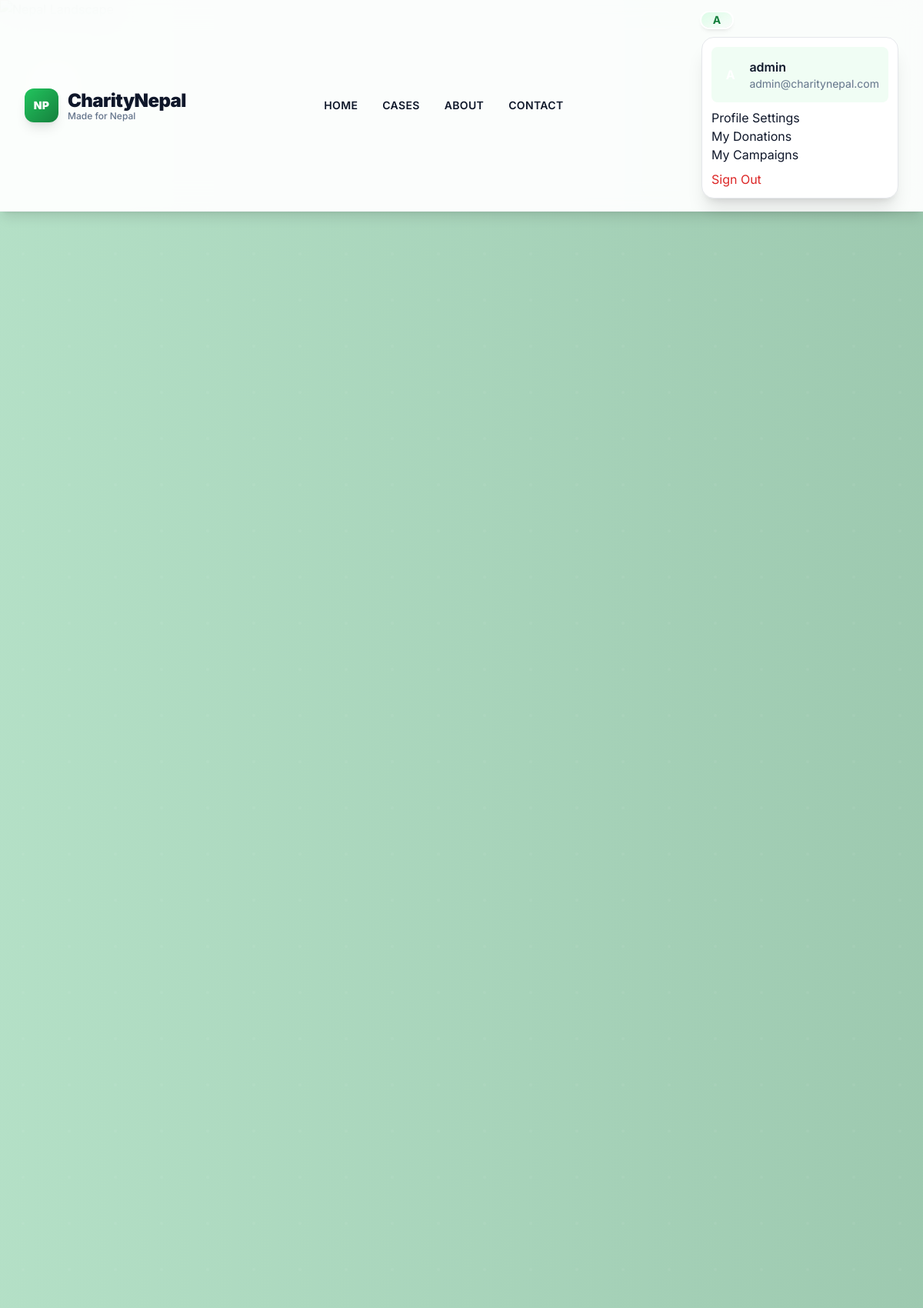
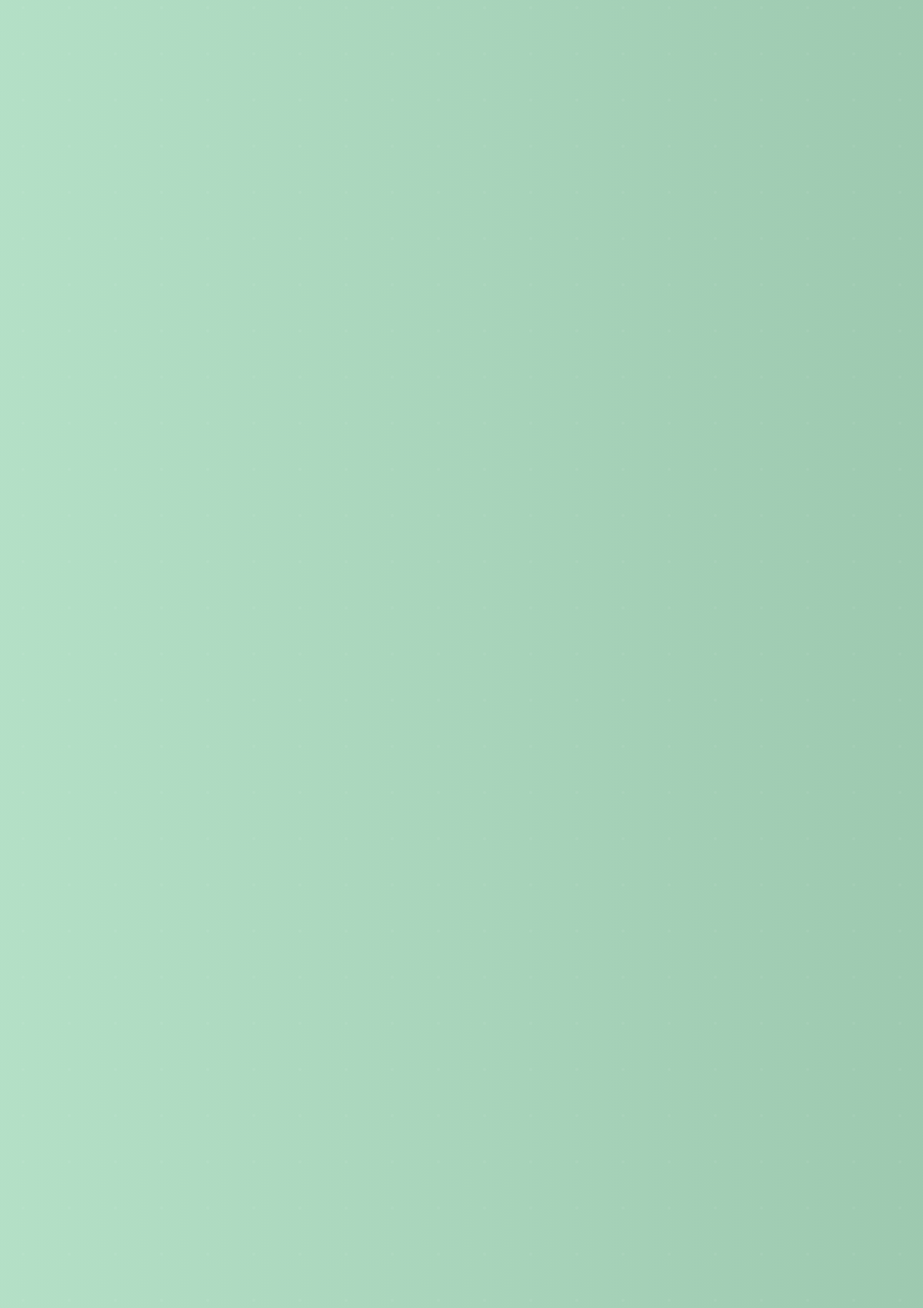
The page / (signed in, upper part) on the database its author committed (2 pictures, top to bottom).
### users/models.py (models this page shows, shortened)
class User(AbstractUser):
    ROLE_CHOICES = [
        ("donor", "Donor"),
        ("admin", "Admin"),
    ]
    email = models.EmailField(unique=True)
    role = models.CharField(max_length=10, choices=ROLE_CHOICES, default="donor")
    phone = models.CharField(max_length=15, blank=True, null=True)
    address = models.TextField(blank=True, null=True)
    created_at = models.DateTimeField(auto_now_add=True)
    updated_at = models.DateTimeField(auto_now=True)
    is_verified = models.BooleanField(default=False)
    USERNAME_FIELD = "email"
    REQUIRED_FIELDS = ["username", "first_name", "last_name"]
    class Meta:
        db_table = "users"
        ordering = ["-created_at"]

### templates/home.html (shortened to what this page needs)
{% extends 'base.html' %}
{% load static %}
{% block content %}
    <section id="home" class="relative min-h-screen flex items-center justify-center overflow-hidden">
        <div class="absolute inset-0">
        </div>
        <div class="absolute inset-0 hero-pattern"></div>
        <div class="absolute top-20 left-10 animate-float">
            <div class="w-16 h-16 bg-white/10 rounded-full flex items-center justify-center">
            </div>
        </div>
        <div class="absolute top-32 right-16 animate-float" style="animation-delay: -2s;">
            <div class="w-12 h-12 bg-white/10 rounded-full flex items-center justify-center">
            </div>
        </div>
    </section>
{% endblock %}

### templates/base.html (shortened to what this page needs)
{% load static %}
<!DOCTYPE html>
<html lang="en" data-theme="light">
<head>
    <script src="https://cdn.tailwindcss.com"></script>
    <link href="https://cdnjs.cloudflare.com/ajax/libs/font-awesome/6.4.0/css/all.min.css" rel="stylesheet">
</head>
<body class="font-sans text-cn-dark overflow-x-hidden bg-slate-50">
    <nav class="fixed w-full z-50 bg-white/95 backdrop-blur-lg shadow-lg border-b border-gray-100 transition-all duration-300">
        <div class="max-w-7xl mx-auto px-4 sm:px-6 lg:px-8">
            <div class="flex justify-between items-center py-4">
                <div class="flex items-center space-x-3">
                    <div class="w-11 h-11 bg-gradient-to-br from-cn-green-500 to-cn-green-700 rounded-xl flex items-center justify-center shadow-lg transform hover:scale-105 transition-transform duration-200">
                        <span class="text-white font-black text-sm tracking-wide">NP</span>
                    </div>
                    <div class="flex flex-col">
                        <span class="text-2xl font-black text-cn-dark tracking-tight">CharityNepal</span>
                        <span class="text-xs text-cn-muted font-medium -mt-1">Made for Nepal</span>
                    </div>
                </div>
                <div class="hidden md:flex items-center space-x-8">
                    <a href="{% url 'home' %}" class="text-cn-dark hover:text-cn-green-600 transition-colors duration-200 font-semibold text-sm uppercase tracking-wide relative group">
                        Home
                    </a>
                    <a href="{% url 'cases:list' %}" class="text-cn-dark hover:text-cn-green-600 transition-colors duration-200 font-semibold text-sm uppercase tracking-wide relative group">
                        Cases
                    </a>
                    <a href="#" class="text-cn-dark hover:text-cn-green-600 transition-colors duration-200 font-semibold text-sm uppercase tracking-wide relative group">
                        About
                    </a>
                    <a href="#" class="text-cn-dark hover:text-cn-green-600 transition-colors duration-200 font-semibold text-sm uppercase tracking-wide relative group">
                        Contact
                    </a>
                </div>
                <div class="flex items-center space-x-3">
                    {% if user.is_authenticated %}
                        <div class="dropdown dropdown-end">
                            <div tabindex="0" role="button" class="btn btn-ghost btn-circle avatar">
                                <div class="w-10 rounded-full bg-gradient-to-br from-cn-green-100 to-cn-green-200 flex items-center justify-center ring-2 ring-white shadow-md">
                                    <span class="text-cn-green-700 font-bold text-sm">
                                        {{ user.first_name|first|upper|default:user.username|first|upper }}{{ user.last_name|first|upper }}
                                    </span>
                                </div>
                            </div>
                            <ul tabindex="0" class="mt-3 z-[1] p-3 shadow-xl menu menu-sm dropdown-content bg-white rounded-2xl w-64 border border-gray-200">
                                <li class="mb-2">
                                    <div class="flex items-center p-3 bg-cn-green-50 rounded-lg">
                                        <div class="w-12 h-12 rounded-full bg-gradient-to-br from-cn-green-400 to-cn-green-500 flex items-center justify-center">
                                            <span class="text-white font-bold">{{ user.first_name|first|upper }}{{ user.last_name|first|upper }}</span>
                                        </div>
                                        <div class="ml-3">
                                            <div class="font-semibold text-cn-dark">{{ user.get_full_name|default:user.username }}</div>
                                            <div class="text-sm text-cn-muted">{{ user.email }}</div>
                                        </div>
                                    </div>
                                </li>
                                <li><a href="{% url 'users:profile' %}" class="py-2 hover:bg-cn-green-50 hover:text-cn-green-600 transition-all">Profile Settings</a></li>
                                <li><a href="{% url 'donations:my_donations' %}" class="py-2 hover:bg-cn-green-50 hover:text-cn-green-600 transition-all">My Donations</a></li>
                                <li><a href="#" class="py-2 hover:bg-cn-green-50 hover:text-cn-green-600 transition-all">My Campaigns</a></li>
                                <li><a href="{% url 'users:logout' %}" class="py-2 text-red-600 hover:bg-red-50 transition-all">Sign Out</a></li>
                            </ul>
                        </div>
                    {% endif %}
                </div>
            </div>
        </div>
    </nav>
    <main>
        {% block content %}{% endblock %}
    </main>
</body>
</html>

### templates/base.html (style rules this page uses)
html { scroll-behavior: smooth; }
body { font-family: 'Inter', sans-serif; }

### rows shown on the page
User: first_name|first "A", get_full_name "admin", email "admin@charitynepal.com"
